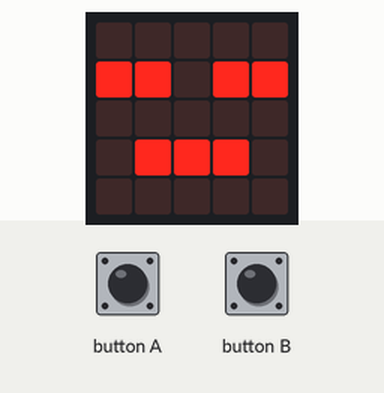
Recording of a program running on a simulated BBC micro:bit (MakeCode). On the bench: the board's 5×5 LED display. Inputs (shaded band) come from the test bench.

Above: at 1.2 s.
1.3 s: button A pressed for 0.15 s
At 1.3 s:
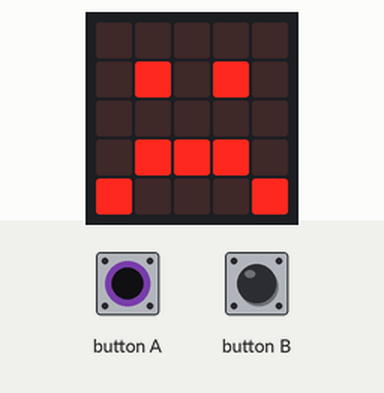
At 2.02 s:
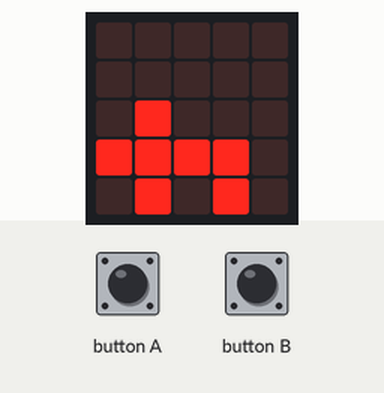
4.4 s: button B pressed for 0.15 s
At 5.9 s:
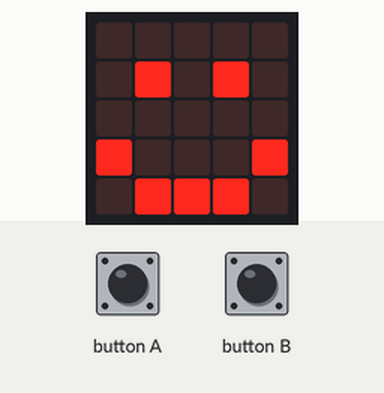
Timing chart, 0 to 7.4 s (numbered marks = the images above; inputs shaded):
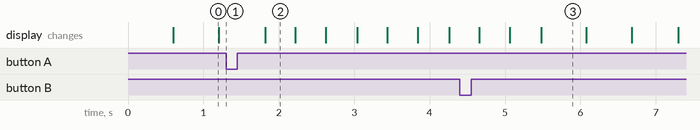

The program:

main.ts
```typescript
let a = 0
function hun () {
    basic.showLeds(`
        . . . . .
        . . . . .
        . # . . .
        # # # # .
        . # . # .
        `)
    basic.showLeds(`
        . . . . .
        . # . . .
        # # # # .
        . # # # .
        . # . # .
        `)
    basic.showLeds(`
        . # . . .
        # # # # .
        . # # # .
        . # . # .
        . . . . .
        `)
}
input.onButtonPressed(Button.A, function () {
    a = 1
})
input.onButtonPressed(Button.B, function () {
    a = 0
})
function silm () {
    basic.showIcon(IconNames.Happy)
    basic.showIcon(IconNames.Asleep)
    basic.showIcon(IconNames.Sad)
}
basic.forever(function () {
    if (a == 1) {
        hun()
    } else if (a == 0) {
        silm()
    }
})
```

test.ts
```typescript
// test ender her, dette bliver ikke kompileret, når denne pakke bruges som en udvidelse.
```

Measured:
- after the input at 1.3 s, the display: changes after 0.52 s (image 2)
- after the input at 4.4 s, the display: first differs from a run without the input after 1.1 s (image 3)
- what the display in image 0 shows lasts 0.6 s, from 0.6 s to 1.2 s
- what the display in image 2 shows lasts 0.4 s, from 1.8 s to 2.2 s
